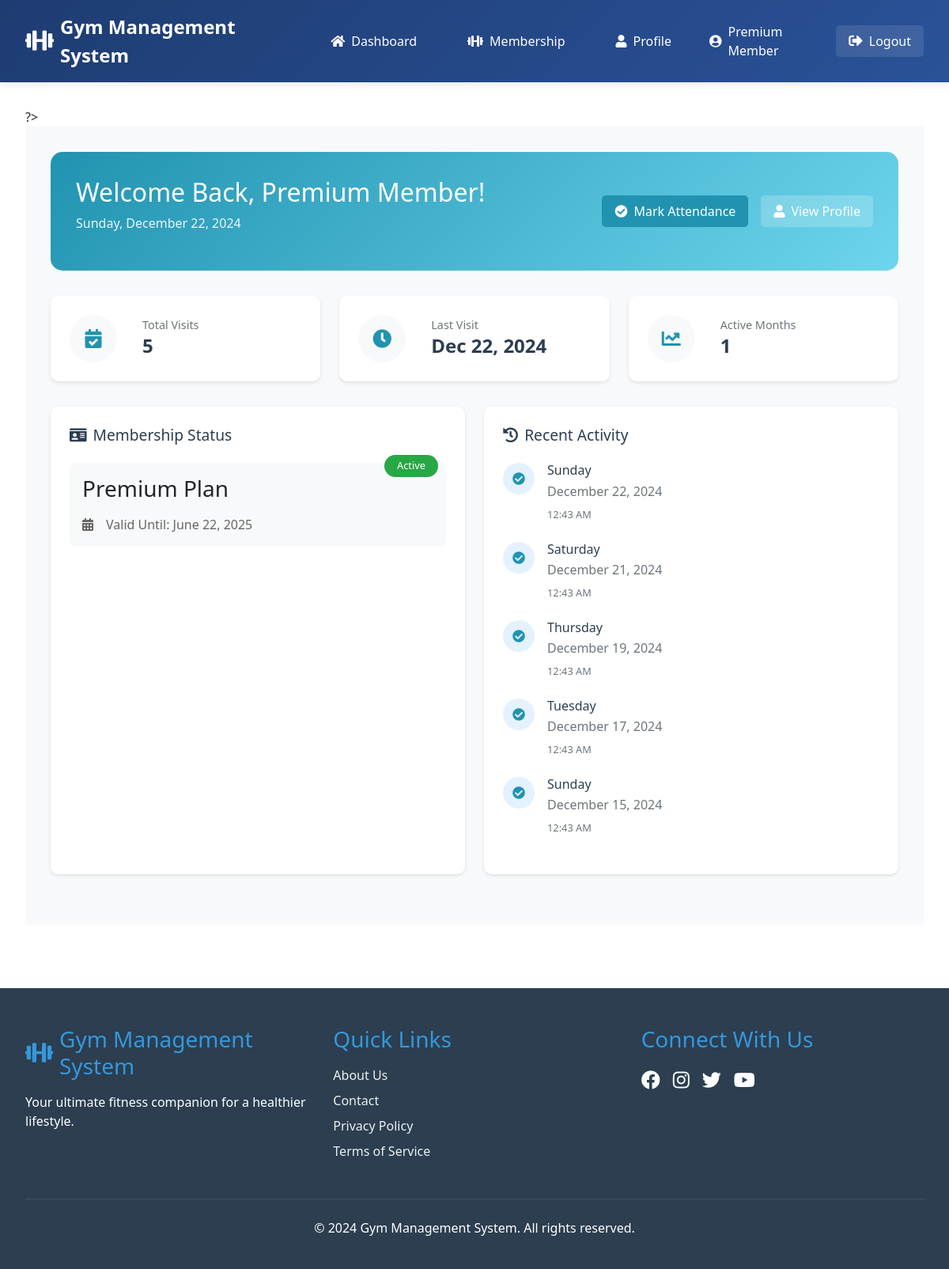
The page /user/dashboard.php (signed in) on the database its author committed.
### tables this page shows
CREATE TABLE subscriptions (
    subscription_id INT AUTO_INCREMENT PRIMARY KEY,
    user_id INT NOT NULL,
    plan_id INT NOT NULL,
    subscription_date TIMESTAMP DEFAULT CURRENT_TIMESTAMP,
    payment_status ENUM('Pending', 'Paid', 'Approved', 'Rejected') DEFAULT 'Pending',
    approval_date TIMESTAMP NULL,
    admin_note TEXT NULL,
    FOREIGN KEY (user_id) REFERENCES users(user_id) ON DELETE CASCADE,
    FOREIGN KEY (plan_id) REFERENCES gym_plans(plan_id) ON DELETE CASCADE
);

CREATE TABLE gym_plans (
    plan_id INT AUTO_INCREMENT PRIMARY KEY,
    plan_name VARCHAR(100) NOT NULL,
    plan_description TEXT,
    plan_price DECIMAL(10, 2) NOT NULL,
    plan_duration INT NOT NULL  
);

CREATE TABLE attendance (
    attendance_id INT AUTO_INCREMENT PRIMARY KEY,
    user_id INT NOT NULL,
    check_in_time DATETIME NOT NULL,
    FOREIGN KEY (user_id) REFERENCES users(user_id) ON DELETE CASCADE
);

### user/dashboard.php (the view, shortened to what this page needs)
<?php
require_once '../includes/header.php';
$user_id = $_SESSION['user_id'];
$subscription_query = "SELECT s.*, g.plan_name, g.plan_duration
                      FROM subscriptions s
                      JOIN gym_plans g ON s.plan_id = g.plan_id
                      WHERE s.user_id = ? AND s.payment_status = 'Approved'
                      AND s.subscription_date <= NOW()
                      AND DATE_ADD(s.subscription_date, INTERVAL g.plan_duration MONTH) > NOW()";
$stmt = mysqli_prepare($con, $subscription_query);
mysqli_stmt_bind_param($stmt, "i", $user_id);
mysqli_stmt_execute($stmt);
$subscription = mysqli_stmt_get_result($stmt)->fetch_assoc();
$attendance_stats = mysqli_fetch_assoc(mysqli_query($con,
    "SELECT
        COUNT(*) as total_visits,
        COUNT(DISTINCT DATE_FORMAT(check_in_time, '%Y-%m')) as months_visited,
        MAX(check_in_time) as last_visit
    FROM attendance
    WHERE user_id = $user_id"
));
$attendance_query = "SELECT *, DATE(check_in_time) as check_in_date
                    FROM attendance
                    WHERE user_id = ?
                    ORDER BY check_in_time DESC
                    LIMIT 5";
$stmt = mysqli_prepare($con, $attendance_query);
mysqli_stmt_bind_param($stmt, "i", $user_id);
mysqli_stmt_execute($stmt);
$recent_attendance = mysqli_stmt_get_result($stmt);
?>
<div class="dashboard-container">
    <div class="welcome-section">
        <div class="welcome-content">
            <h1>Welcome Back, <?php echo htmlspecialchars($_SESSION['full_name']); ?>!</h1>
            <p class="date"><?php echo date('l, F j, Y'); ?></p>
        </div>
        <div class="quick-actions">
            <?php if ($subscription): ?>
                <button class="btn btn-primary" onclick="markAttendance()">
                    <i class="fas fa-check-circle"></i> Mark Attendance
                </button>
            <?php else: ?>
                <a href="<?php echo SITE_URL; ?>/user/membership.php" class="btn btn-primary">
                    <i class="fas fa-dumbbell"></i> Get Membership
                </a>
            <?php endif; ?>
            <a href="<?php echo SITE_URL; ?>/user/profile.php" class="btn btn-secondary">
                <i class="fas fa-user"></i> View Profile
            </a>
        </div>
    </div>
    <div class="stats-grid">
        <div class="stat-card">
            <div class="stat-icon">
                <i class="fas fa-calendar-check"></i>
            </div>
            <div class="stat-details">
                <h3>Total Visits</h3>
                <p class="stat-number"><?php echo $attendance_stats['total_visits'] ?? 0; ?></p>
            </div>
        </div>
        <div class="stat-card">
            <div class="stat-icon">
                <i class="fas fa-clock"></i>
            </div>
            <div class="stat-details">
                <h3>Last Visit</h3>
                <p class="stat-number"><?php echo $attendance_stats['last_visit'] ? date('M d, Y', strtotime($attendance_stats['last_visit'])) : 'Never'; ?></p>
            </div>
        </div>
        <div class="stat-card">
            <div class="stat-icon">
                <i class="fas fa-chart-line"></i>
            </div>
            <div class="stat-details">
                <h3>Active Months</h3>
                <p class="stat-number"><?php echo $attendance_stats['months_visited'] ?? 0; ?></p>
            </div>
        </div>
    </div>
    <div class="content-grid">
        <div class="membership-status">
            <h2><i class="fas fa-id-card"></i> Membership Status</h2>
            <?php if ($subscription): ?>
                <div class="active-plan">
                    <div class="plan-badge">Active</div>
                    <h3><?php echo htmlspecialchars($subscription['plan_name']); ?></h3>
                    <div class="plan-details">
                        <p><i class="fas fa-calendar-alt"></i> Valid Until:
                            <?php echo date('F j, Y', strtotime($subscription['subscription_date'] . ' + ' . $subscription['plan_duration'] . ' months')); ?>
                        </p>
                    </div>
                </div>
            <?php endif; ?>
        </div>
        <div class="recent-activity">
            <h2><i class="fas fa-history"></i> Recent Activity</h2>
            <?php if (mysqli_num_rows($recent_attendance) > 0): ?>
                <div class="activity-timeline">
                    <?php while ($record = mysqli_fetch_assoc($recent_attendance)): ?>
                        <div class="timeline-item">
                            <div class="timeline-icon">
                                <i class="fas fa-check-circle"></i>
                            </div>
                            <div class="timeline-content">
                                <h4><?php echo date('l', strtotime($record['check_in_date'])); ?></h4>
                                <p><?php echo date('F j, Y', strtotime($record['check_in_date'])); ?></p>
                                <span class="time"><?php echo date('g:i A', strtotime($record['check_in_time'])); ?></span>
                            </div>
                        </div>
                    <?php endwhile; ?>
                </div>
            <?php else: ?>
                <p class="no-activity">No recent activity</p>
            <?php endif; ?>
        </div>
    </div>
</div>
<link rel="stylesheet" href="https://cdnjs.cloudflare.com/ajax/libs/font-awesome/5.15.4/css/all.min.css">
<?php require_once '../includes/footer.php'; ?>

### assets/css/style.css (style rules this page uses)
* { margin: 0; padding: 0; box-sizing: border-box; }
body { font-family: 'Segoe UI', Tahoma, Geneva, Verdana, sans-serif; line-height: 1.6; background-color: #f5f5f5; min-height: 100vh; display: flex; flex-direction: column; }
.btn { display: inline-block; padding: 8px 16px; border: none; border-radius: 4px; cursor: pointer; }
.btn-primary { background-color: #007bff; color: white; }

### assets/css/dashboard.css (style rules this page uses)
.dashboard-container { padding: 2rem; background-color: #f8f9fa; min-height: calc(100vh - 60px); }
.stats-grid { display: grid; grid-template-columns: repeat(auto-fit, minmax(250px, 1fr)); gap: 1.5rem; margin-bottom: 2rem; }
.stat-card { background: white; border-radius: 10px; padding: 1.5rem; box-shadow: 0 2px 4px rgba(0,0,0,0.1); display: flex; align-items: center; gap: 1rem; }
.stat-icon { width: 50px; height: 50px; border-radius: 50%; background: #e3f2fd; display: flex; align-items: center; justify-content: center; color: #1976d2; }
.stat-details { flex: 1; }
.stat-details h3 { margin: 0; font-size: 0.9rem; color: #666; }
.stat-number { font-size: 1.5rem; font-weight: bold; margin: 0; color: #333; }
.content-grid { display: grid; grid-template-columns: repeat(auto-fit, minmax(300px, 1fr)); gap: 1.5rem; margin-bottom: 2rem; }
.membership-status { background: white; border-radius: 10px; padding: 1.5rem; box-shadow: 0 2px 4px rgba(0,0,0,0.1); }
.membership-status h2 { font-size: 1.2rem; margin-bottom: 1rem; color: #333; display: flex; align-items: center; gap: 0.5rem; }
.active-plan { background: #f8f9fa; border-radius: 8px; padding: 1rem; }
.plan-badge { display: inline-block; background: #4caf50; color: white; padding: 0.25rem 0.75rem; border-radius: 15px; font-size: 0.8rem; margin-bottom: 0.5rem; }
.plan-details { margin-top: 1rem; }
.plan-details p { display: flex; align-items: center; gap: 0.5rem; margin: 0; color: #666; }

### user/dashboard.php (style rules this page uses)
.dashboard-container { padding: 2rem; max-width: 1400px; margin: 0 auto; }
.welcome-section { background: linear-gradient(135deg, #2193b0, #6dd5ed); border-radius: 15px; padding: 2rem; color: white; margin-bottom: 2rem; display: flex; justify-content: space-between; align-items: center; }
.welcome-content h1 { font-size: 2rem; margin: 0; }
.date { opacity: 0.9; margin-top: 0.5rem; }
.quick-actions { display: flex; gap: 1rem; }
.stats-grid { display: grid; grid-template-columns: repeat(auto-fit, minmax(250px, 1fr)); gap: 1.5rem; margin-bottom: 2rem; }
.stat-card { background: white; border-radius: 10px; padding: 1.5rem; display: flex; align-items: center; box-shadow: 0 2px 4px rgba(0,0,0,0.1); transition: transform 0.3s ease; }
.stat-icon { background: #f8f9fa; width: 60px; height: 60px; border-radius: 50%; display: flex; align-items: center; justify-content: center; margin-right: 1rem; }
.stat-icon i { font-size: 1.5rem; color: #2193b0; }
.stat-details h3 { margin: 0; font-size: 0.9rem; color: #6c757d; }
.stat-number { font-size: 1.5rem; font-weight: bold; margin: 0; color: #2c3e50; }
.content-grid { display: grid; grid-template-columns: repeat(auto-fit, minmax(300px, 1fr)); gap: 1.5rem; }
.membership-status, .recent-activity { background: white; border-radius: 10px; padding: 1.5rem; box-shadow: 0 2px 4px rgba(0,0,0,0.1); }
.membership-status h2, .recent-activity h2 { font-size: 1.2rem; color: #2c3e50; margin-bottom: 1.5rem; display: flex; align-items: center; gap: 0.5rem; }
.active-plan { position: relative; padding: 1rem; background: #f8f9fa; border-radius: 8px; }
.plan-badge { position: absolute; top: -10px; right: 10px; background: #28a745; color: white; padding: 0.25rem 1rem; border-radius: 15px; font-size: 0.8rem; }
.plan-details { margin-top: 1rem; color: #6c757d; }
.plan-details i { margin-right: 0.5rem; }
.activity-timeline { position: relative; }
.timeline-item { display: flex; gap: 1rem; margin-bottom: 1.5rem; position: relative; }
.timeline-icon { background: #e3f2fd; width: 40px; height: 40px; border-radius: 50%; display: flex; align-items: center; justify-content: center; flex-shrink: 0; }
.timeline-icon i { color: #2193b0; }
.timeline-content h4 { margin: 0; font-size: 1rem; color: #2c3e50; }
.timeline-content p { margin: 0.25rem 0; color: #6c757d; }
.time { font-size: 0.8rem; color: #6c757d; }
.btn { padding: 0.5rem 1rem; border-radius: 5px; border: none; cursor: pointer; display: inline-flex; align-items: center; gap: 0.5rem; font-weight: 500; transition: all 0.3s ease; }
.btn-primary { background: #2193b0; color: white; }
.btn-secondary { background: rgba(255,255,255,0.2); color: white; }

### rows shown on the page
subscriptions: plan.plan_name "Premium Plan", subscription_date.plan_duration "June 22, 2025"
attendance: check_in_date "Sunday", check_in_date "December 22, 2024", check_in_time "12:43 AM"
attendance: check_in_date "Saturday", check_in_date "December 21, 2024", check_in_time "12:43 AM"
attendance: check_in_date "Thursday", check_in_date "December 19, 2024", check_in_time "12:43 AM"
attendance: check_in_date "Tuesday", check_in_date "December 17, 2024", check_in_time "12:43 AM"
attendance: check_in_date "Sunday", check_in_date "December 15, 2024", check_in_time "12:43 AM"

### other values the page prints
SITE_NAME "Gym Management System"
$_SESSION['full_name'] "Premium Member"
$attendance_stats['total_visits'] "5"
date('M d, Y', strtotime($attendance_stats['last_visit'])) "Dec 22, 2024"
$attendance_stats['months_visited'] "1"
